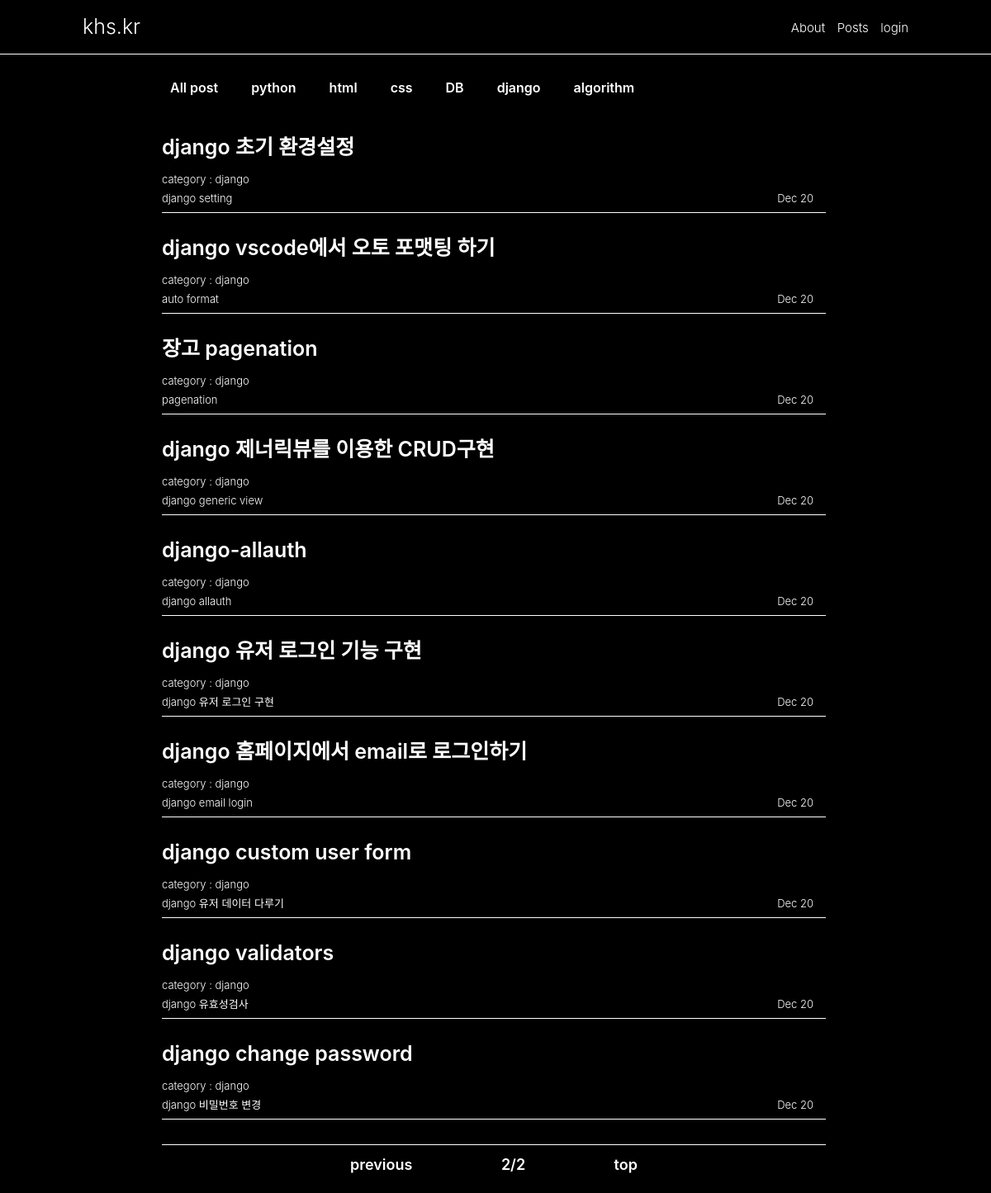
Screenshot of /index/?p=2 with the database file from the repository.
### web/models.py (models this page shows, shortened)
class Post(models.Model):
    title = models.CharField(max_length=100)
    content = summer_fields.SummernoteTextField(default='')
    type = models.CharField(
        max_length=80, choices=LANG_TYPE, null=True, default='css')
    description = models.CharField(max_length=200, default='')
    dt_created = models.DateTimeField(auto_now_add=True)

### web/views.py (the view)
# urls.py: path('index/', views.index, name='index'),
def index(request):
    post_list = Post.objects.all().order_by('-dt_created')
    page = int(request.GET.get('p', 1))
    paginator = Paginator(post_list, 10)
    object_list = paginator.get_page(page)
    context = {
        'object': object_list
    }
    return render(request, 'web/index.html', context)

### web/templates/web/index.html
{% extends './base.html' %}
{% load static %}
{% block content %}
  <div class="content__box">
    <div class='content_select_box_container'>
      <a class="content_select_box" href={% url 'index' %}>All post</a>
      <a class="content_select_box" href={% url 'python_list' %}>python</a>
      <a class="content_select_box" href={% url 'html_list' %}>html</a>
      <a class="content_select_box" href={% url 'css_list' %}>css</a>
      <a class="content_select_box" href={% url 'DB_list' %}>DB</a>
      <a class="content_select_box" href={% url 'django_list' %}>django</a>
      <a class="content_select_box" href={% url 'algorithm_list' %}>algorithm</a>
    </div>
    <ul>
      {% for obj in object %}
        <li>
          <a href={% url 'post-detail' obj.id %}>
            <h2 class='content__title'>{{obj.title}}</h2>
            <div class='content-title__box'>
              <div class="description">
                <span class='content__category'>category :
                  {{obj.type}}
                </span>
                <div class='content__description'>
                  <p>{{obj.description}}</p>
                </div>
              </div>
              <div class="content__date">
                <span>{{obj.dt_created|date:"M"}}
                  {{obj.dt_created|date:"d"}}</span>
              </div>
            </div>
          </a>
        </li>
      {% endfor %}
    </ul>
  </div>
  <div>
    <div class='page_ul_container'>
      <ul class='page_container'>
        {% if object.has_previous %}
          <li>
            <a href="?p={{object.previous_page_number}}">previous</a>
          </li>
        {% else %}
          <li>
            <a href="#" onclick="javascript:window.scrollTo(0,0)">top</a>
          </li>
        {% endif %}
        <li>
          <a href="#">{{object.number}}/{{object.paginator.num_pages}}</a>
        </li>
        {% if object.has_next %}
          <li>
            <a href="?p={{object.next_page_number}}">next</a>
          </li>
        {% else %}
          <li>
            <a href="#" onclick="javascript:window.scrollTo(0,0)">top</a>
          </li>
        {% endif %}
      </ul>
    </div>
  </div>
{% endblock content %}

### web/static/web/css/style.css (style rules this page uses)
body { background-color: black; color: white; font-family: -apple-system, BlinkMacSystemFont, "Segoe UI", Roboto, Oxygen, Ubuntu, Cantarell, "Open Sans", "Helvetica Neue", sans-serif; min-width: 700px; }
a { color: white; text-decoration: none; font-weight: 600; }
.content_select_box { margin-right: 20px; background-color: black; padding: 10px; border-radius: 10px; }
.content_select_box_container { display: flex; align-items: center; height: 40px; margin-bottom: 30px; }
.page_container { width: 70%; display: flex; justify-content: space-evenly; margin-bottom: 20px; font-size: 18px; }
.page_ul_container { display: flex; align-items: center; justify-content: center; }

### web/static/web/css/contentlist.css (style rules this page uses)
.content__box { width: 100%; margin-right: auto; }
.content__box li { padding: 10px 0px; margin-bottom: 20px; border-bottom: 1px solid white; }
.content__title { font-weight: 600; font-size: 25px; margin-bottom: 20px; }
.content-title__box { display: flex; justify-content: space-between; height: 5%; }
.content__date { display: flex; align-items: flex-end; font-weight: 300; }
.content__description { margin-top: 10px; font-weight: 300; }
.content__category { font-weight: 300; }

### startpage/static/startpage/css/style2.css (style rules this page uses)
body { background-color: black; color: white; font-family: -apple-system, BlinkMacSystemFont, "Segoe UI", Roboto, Oxygen, Ubuntu, Cantarell, "Open Sans", "Helvetica Neue", sans-serif; }
a { text-decoration: none; color: white; }
.content__box { margin-top: 20px; padding-bottom: 10px; border-bottom: 1px solid white; }
.content__title { font-weight: 600; font-size: 25px; margin-bottom: 20px; }
.content-title__box { font-size: 13px; display: flex; justify-content: space-between; height: 5%; padding-right: 15px; }
.content__date { display: flex; align-items: flex-end; }
.content__description { margin-top: 10px; }
ul { margin: 10px 0; margin-bottom: 20px; }
li { padding: 5px 0px; }

### rows the page displays
Post: title "django 초기 환경설정", type "django", description "django setting", dt_created "Dec", dt_created "20"
Post: title "django vscode에서 오토 포맷팅 하기", type "django", description "auto format", dt_created "Dec", dt_created "20"
Post: title "장고 pagenation", type "django", description "pagenation", dt_created "Dec", dt_created "20"
Post: title "django 제너릭뷰를 이용한 CRUD구현", type "django", description "django generic view", dt_created "Dec", dt_created "20"
Post: title "django-allauth", type "django", description "django allauth", dt_created "Dec", dt_created "20"
Post: title "django 유저 로그인 기능 구현", type "django", description "django 유저 로그인 구현", dt_created "Dec", dt_created "20"
Post: title "django 홈페이지에서 email로 로그인하기", type "django", description "django email login", dt_created "Dec", dt_created "20"
Post: title "django custom user form", type "django", description "django 유저 데이터 다루기", dt_created "Dec", dt_created "20"
Post: title "django validators", type "django", description "django 유효성검사", dt_created "Dec", dt_created "20"
Post: title "django change password", type "django", description "django 비밀번호 변경", dt_created "Dec", dt_created "20"

### other values shown
{{ object.number }} "2"
{{ object.paginator.num_pages }} "2"
